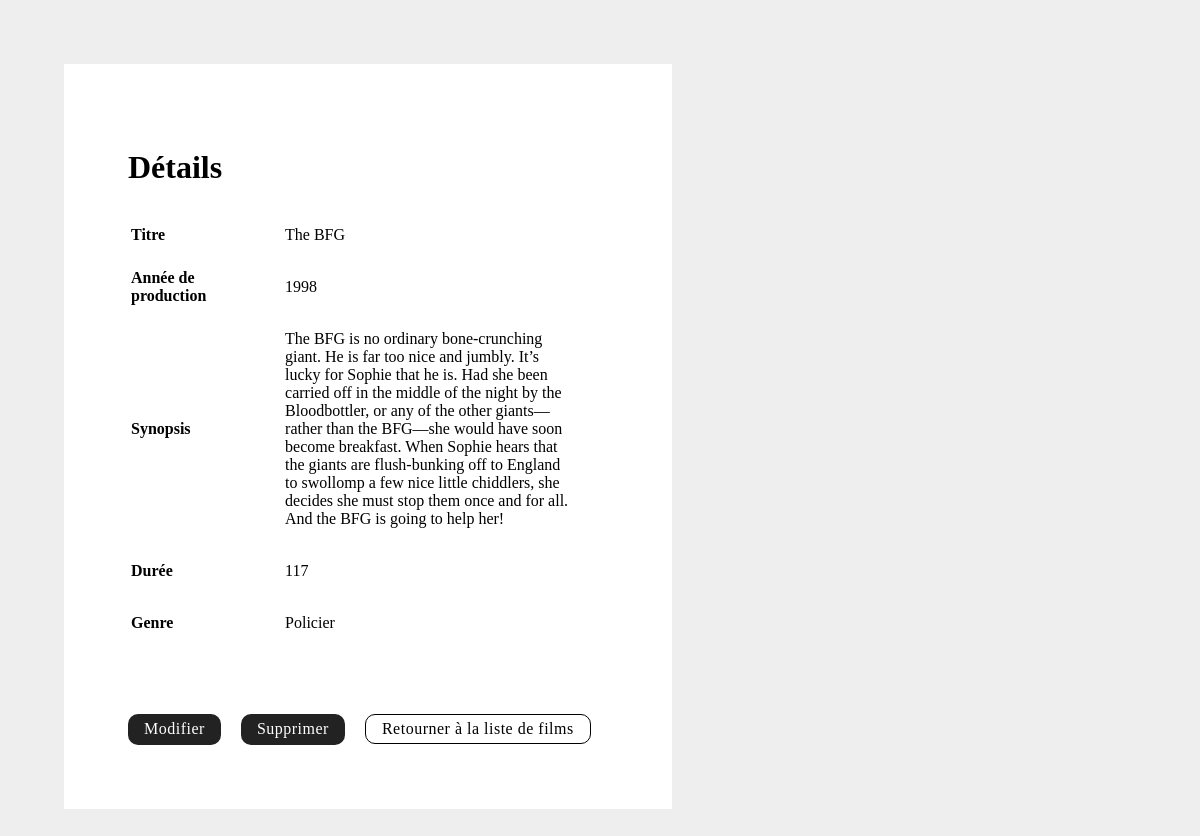
/projetFilm/film-show.php?id=1, run on the app's committed database.
### tables this page shows
CREATE TABLE `film` (
  `id` int(11) NOT NULL,
  `titre` varchar(300) NOT NULL,
  `anneeProduction` smallint(6) NOT NULL,
  `synopsis` varchar(500) NOT NULL,
  `duree` smallint(6) NOT NULL,
  `genre_id` tinyint(4) NOT NULL
);

CREATE TABLE `genre` (
  `id` tinyint(4) NOT NULL,
  `nom` varchar(50) NOT NULL
);

### projetFilm/class/CRUD.php (called while the page is built, shortened)
<?php
class CRUD extends PDO {
    public function selectId($table, $value, $field = 'id') {
        $sql = "SELECT * FROM $table WHERE $field = '$value'";
        $stmt = $this->query($sql);
        $count = $stmt->rowCount();
        if($count == 1) {
            return $stmt->fetch();
        } else {
            header('Locatoin:index.php');
        }
    }
}
?>

### projetFilm/film-show.php (the view, shortened to what this page needs)
<?php
if(isset($_GET['id']) && $_GET['id'] != null)  {
    $id = $_GET['id'];
} else if (isset($_GET['film_id']) && $_GET['film_id'] != null) {
    $id = $_GET['film_id'];
} else {
    header('Location:index.php');
}
if($id) {
    require_once('class/CRUD.php');
    $crud = new CRUD;
    $film = $crud->selectId('film', $id);
    extract($film);
    $genre = $crud->selectId('genre', $genre_id);
    $genre_nom = $genre['nom'];
}
?>
<!DOCTYPE html>
<html lang="fr">
<head>
</head>
<body>
    <main>
        <h1>Détails</h1>
        <table>
            <tr>
                <th>Titre</th>
                <td><?=$titre?></td>
            </tr>
            <tr>
                <th>Année de production</th>
                <td><?=$anneeProduction?></td>
            </tr>
            <tr>
                <th>Synopsis</th>
                <td><?=$synopsis?></td>
            </tr>
            <tr>
                <th>Durée</th>
                <td><?=$duree?></td>
            </tr>
            <tr>
                <th>Genre</th>
                <td><?=$genre_nom?></td>
            </tr>
        </table>
        <a class="bouton" href="film-edit.php?id=<?=$id?>">Modifier</a>
        <a class="bouton" href="film-delete.php?id=<?=$id?>">Supprimer</a>
        <a class="bouton bouton--secondaire" href="index.php">Retourner à la liste de films</a>
    </main>
</body>
</html>

### projetFilm/film-show.php (style rules this page uses)
body { margin:4rem; background-color: #eee; }
main { background-color: #fff; padding: 4rem; width:30rem; }
table { margin-bottom: 2rem; }
th { text-align: left; }
td { max-width:25rem; padding:1rem 2rem; }
.bouton { display:inline-block; margin-top: 2rem; margin-right:1rem; letter-spacing:0.5px; text-decoration:none; color:white; padding:0.4rem 1rem; background-color: #222; border-radius:10px; }
.bouton--secondaire { margin-top: 1.5rem; color: black; padding:0.3rem 1rem; background-color:white; border: 1.5px solid black; }

### data on the page
film: titre "The BFG", anneeProduction "1998", synopsis "The BFG is no ordinary bone-crunching giant. He is far too nice and jumbly. It’s lucky for Sophie that he is. Had she been carried off in the middle of the night by the Bloodbottler, or any of the other giants—rather than the BFG—she would have soon become breakfast. When Sophie hears that the giants are flush-bunking off to England to swollomp a few nice little chiddlers, she decides she must stop them once and for all. And the BFG is going to help her!", duree "117"
genre: nom "Policier"
